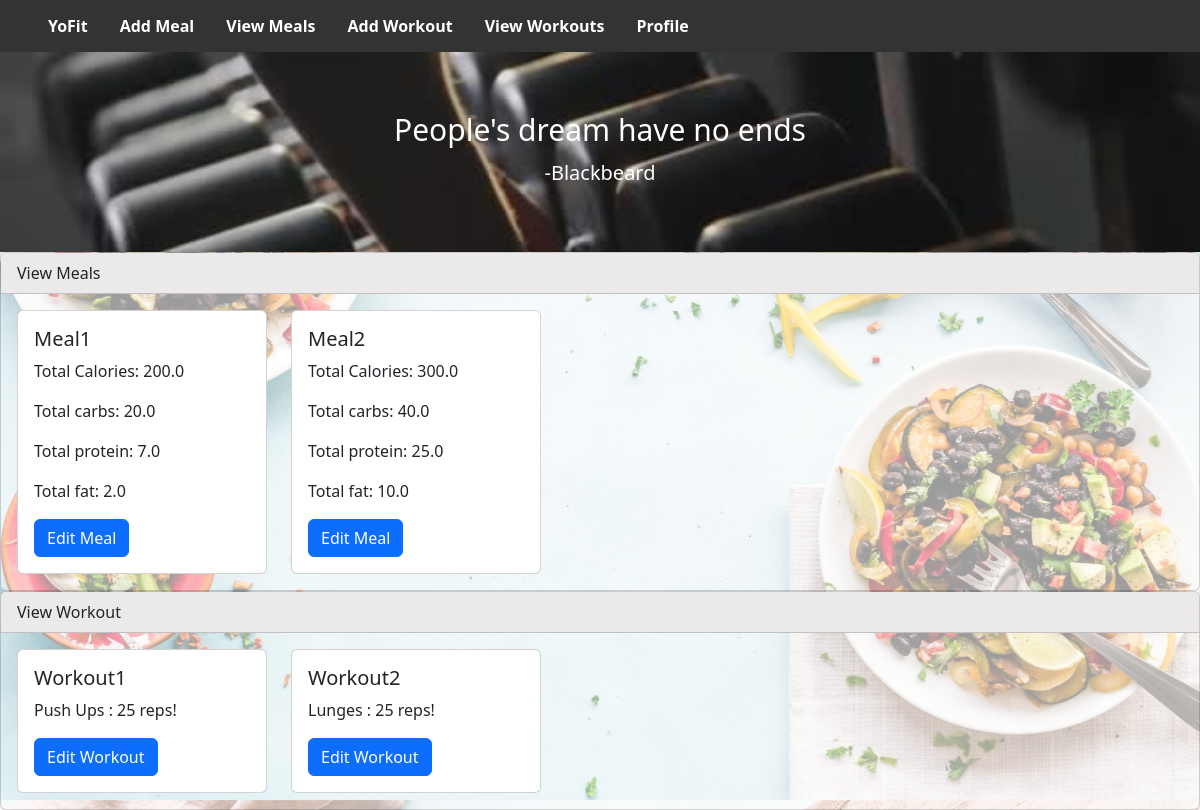
Screenshot of /home (signed in) with the database file from the repository.
### app/models.py (models this page shows)
class Meal(db.Model):
 id = db.Column(db.Integer, primary_key = True)
 name = db.Column(db.String(32))
 type = db.Column(db.String(16))
 meal_item_names = db.Column(db.String(1024))
 time_to_eat = db.Column(db.Date, default = date.today())
 time_meal = db.Column(db.Time, default = datetime.now())
 creator_id = db.Column(db.Integer, db.ForeignKey(User.id))
 meal_calories = db.Column(db.Float)
 meal_carbs = db.Column(db.Float)
 meal_protien = db.Column(db.Float) #spell mischeck- incase there is a bug later
 meal_fat = db.Column(db.Float)

class Workout(db.Model):
 id = db.Column(db.Integer, primary_key = True)
 name = db.Column(db.String(32))
 exercise = db.Column(db.String(32))
 repititions = db.Column(db.Integer)
 time_to_do = db.Column(db.Date, default = date.today())
 time_workout = db.Column(db.Time, default = datetime.now())
 creator_id = db.Column(db.Integer, db.ForeignKey(User.id))

### app/routes.py (the view)
@appObj.route('/home') #home page
@login_required
def home():
 user = current_user
 all_workouts = Workout.query.filter_by(creator_id = user.id).all()
 all_meals = Meal.query.filter_by(creator_id = user.id).all()
 return render_template('home.html', all_meals = all_meals, all_workouts = all_workouts)

### app/models.py (called while the page is built)
@login.user_loader
def load_user(id):
 return User.query.get(int(id))

### app/templates/home.html (shortened to what this page needs)
<!DOCTYPE html>
<html lang="en" >
<head>
    <link rel="stylesheet" href="{{ url_for('static', filename='css/homepage.css') }}">
    <link href="https://cdn.jsdelivr.net/npm/bootstrap@5.2.3/dist/css/bootstrap.min.css" rel="stylesheet">
</head>
<header>
    <ul>
        <li><a class="active" href="/home">YoFit</a></li>
        <li><a class="active" href="/createMeal">Add Meal</a></li>
        <li><a class="active" href="/viewMeals">View Meals</a></li>
        <li><a class="active" href="/createWorkout">Add Workout</a></li>
        <li><a class="active" href="/viewWorkouts">View Workouts</a></li>
        <li><a class="active" href="/profile">Profile</a></li>
      </ul>
</header>
<body>
  <div class="hero-image">
    <div class="hero-text">
      <h1 id="quoteBanner">“Inherited Will, The Destiny of the Age, and The Dreams of the People. As long as people continue to pursue the meaning of Freedom, these things will never cease to be!"</h1>
      <h2 id="quoteAuthor">-Gol D. Roger</h2>
    </div>
  </div>
  <div class="card" style = "width: 100%; background:rgba(255, 255, 255, 0.6);">
    <div class="card-header" style = "background:rgb(235, 233, 233);">
      View Meals
    </div>
    <div class="card-body" style = "background:rgba(0,0,0,0);">
        <div class="row" style = "background:rgba(0,0,0,0);">
            {% for meal in all_meals %}
            <div class="col-sm-6" style = "background:rgba(0,0,0,0); width: fit-content;">
              <div class="card" style ="min-width: 250px;">
                <div class="card-body">
                  <h5 class="card-title">{{meal.name}}</h5>
                  <p class = "card-text"> Total Calories: {{meal.meal_calories}} </p>
                  <p class="card-text">Total carbs: {{meal.meal_carbs}}</p>
                  <p class="card-text">Total protein: {{meal.meal_protien}}</p>
                  <p class="card-text"> Total fat: {{meal.meal_fat}} </p>
                  <a href="/editMeal/{{meal.id}}" class="btn btn-primary">Edit Meal</a>
                </div>
              </div>
            </div>
            {% endfor %}
          </div>
    </div>
  </div>
  <div class="card" style = "width: 100%; background:rgba(255, 255, 255, 0.6);">
    <div class="card-header" style = "background:rgb(235, 233, 233);">
      View Workout
    </div>
    <div class="card-body" style = "background:rgba(0,0,0,0);">
        <div class="row" style = "background:rgba(0,0,0,0);">
            {% for workout in all_workouts%}
            <div class="col-sm-6" style = "background:rgba(0,0,0,0); width: fit-content;">
              <div class="card" style ="min-width: 250px;">
                <div class="card-body">
                  <h5 class="card-title">{{workout.name}}</h5>
                  <p class="card-text">{{workout.exercise}} : {{workout.repititions}} reps!</p>
                  <a href="/editWorkout/{{workout.id}}" class="btn btn-primary">Edit Workout</a>
                </div>
              </div>
            </div>
            {% endfor %}
          </div>
    </div>
  </div>
</body>
</html>

### app/static/css/homepage.css (style rules this page uses)
body { background-image:url("/static/css/images/login-background.jpeg"); background-size: 100%; }
.card { width: 100px; height: 500px; }
ul { width: 100%; list-style-type: none; margin: 0; padding: 0; overflow: hidden; background-color: #333; margin-bottom: 0; }
li { float: left; font-weight: 800; }
li a { display: block; color: white; text-align: center; padding: 14px 16px; text-decoration: none; }
.hero-image { background-image: url("/static/css/images/dumbbells.jpeg"); background-size: 100%; height: 25vh; margin-top: -16px; }
.hero-text h1 { text-align: center; font-size: 30px; color: white; padding-top: 5%; padding-left: 5px; padding-right: 5px; }
.hero-text h2 { text-align: center; font-size: 20px; color: white; padding-top: 5px; padding-left: 5px; padding-right: 5px; }

### rows the page displays
Meal: name "Meal1", meal_calories "200.0", meal_carbs "20.0", meal_protien "7.0", meal_fat "2.0"
Meal: name "Meal2", meal_calories "300.0", meal_carbs "40.0", meal_protien "25.0", meal_fat "10.0"
Workout: name "Workout1", exercise "Push Ups", repititions "25"
Workout: name "Workout2", exercise "Lunges", repititions "25"
